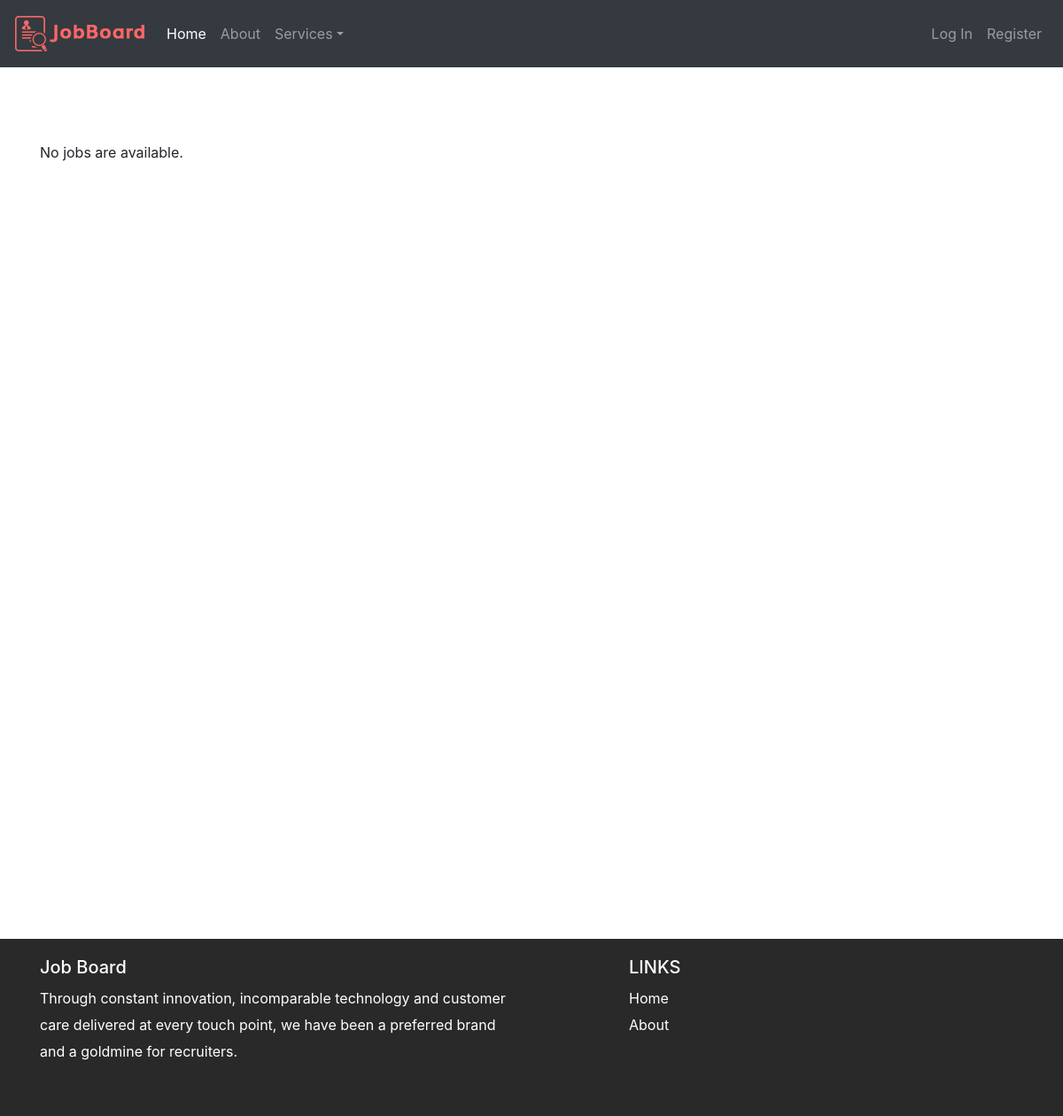
Page /view/user/Kir/ on the earlier database version.
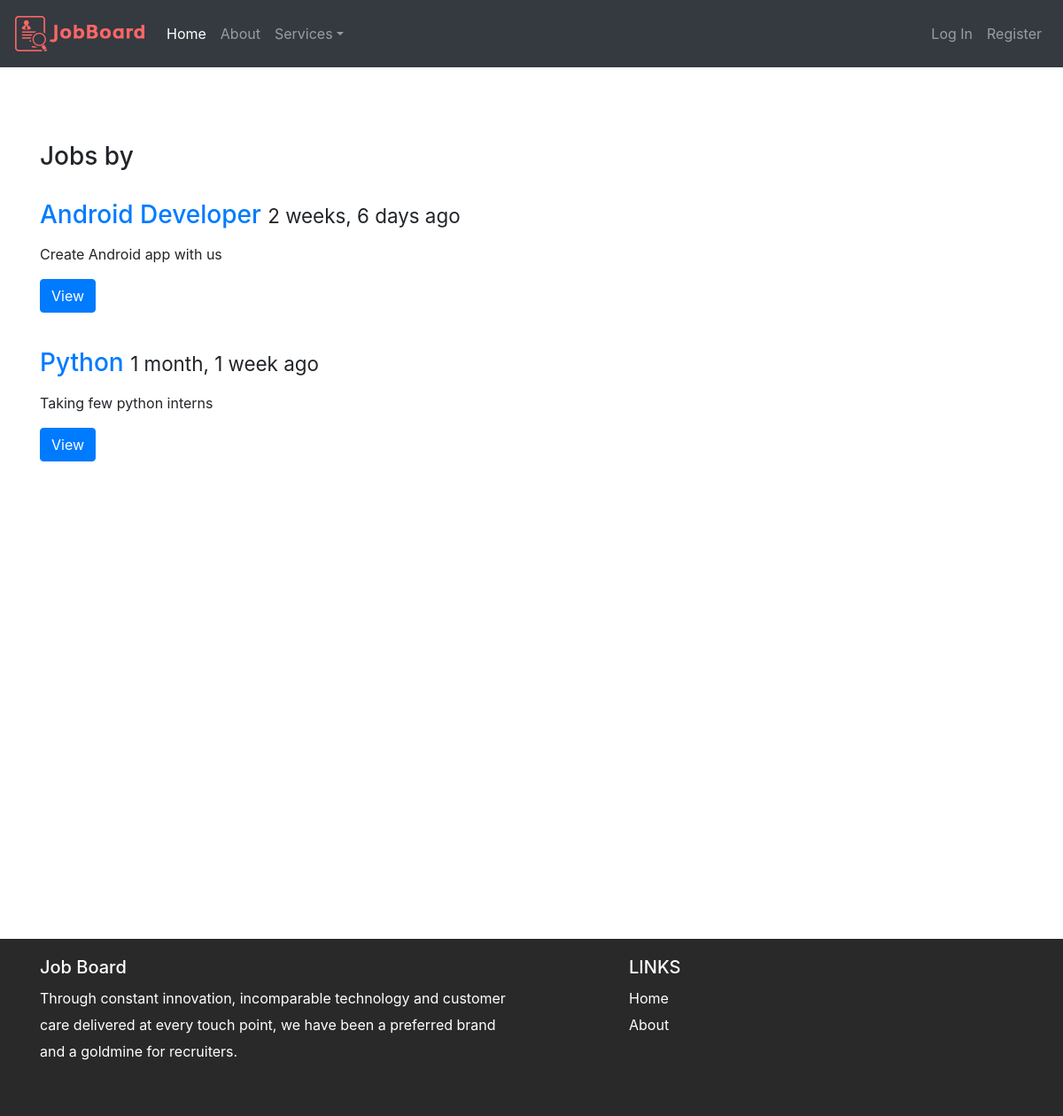
Same page on the later database version.
### jobs/models.py (models this page shows, shortened)
class Job(models.Model):
    title = models.CharField(max_length=100)
    company_name = models.CharField(max_length=100)
    description = models.TextField()
    timestamp = models.DateTimeField(auto_now_add=True, auto_now=False )
    class Meta:
        ordering = ["-timestamp"]

### jobs/views.py (the view)
# urls.py: url(r'^view/user/(?P<username>\w+)/$', user_list, name='user_list'),
def user_list(request, username=None):
    if not username:
        username = request.user.username
    latest_list = Job.objects.filter(company_name=username).order_by('-timestamp')
    context = {'latest_list':latest_list, 'username':username}
    return render(request, 'user_list.html', context)

### templates/user_list.html (shortened to what this page needs)
{% extends 'base.html' %}
{% block content%}
{% if latest_list %}
<h3>Jobs by {{ user.username }} </h3> <br>
{% for obj in latest_list %}
<div class="row">
     <div class="col-md-12 ">
       <div class="thumbnail">
         <div class="caption">
           <h3><a href='{% url "userpost" id=obj.id %}'> {{obj.title}}</a> <small>{{obj.timestamp|timesince}} ago </small></h3>
           <p>{{obj.description|linebreaks|truncatechars:120}}</p>
           <p><a href='{% url "userpost" id=obj.id %}' class="btn btn-primary" role="button">View</a></p>
         </div>
       </div>
     </div>
 </div>
 <br>
 {% endfor %}
{% else %}
<p>No jobs are available.</p>
{% endif %}
{% endblock %}

Differences in the rows shown:
added Job: title "Android Developer", timestamp "2 weeks, 6 days", description "Create Android app with us"
now on this page (row edited): Job: title "Python", timestamp "1 month, 1 week", description "Taking few python interns"
Other differences:
text no longer shown: "No jobs are available."
text now shown: "Jobs by"
